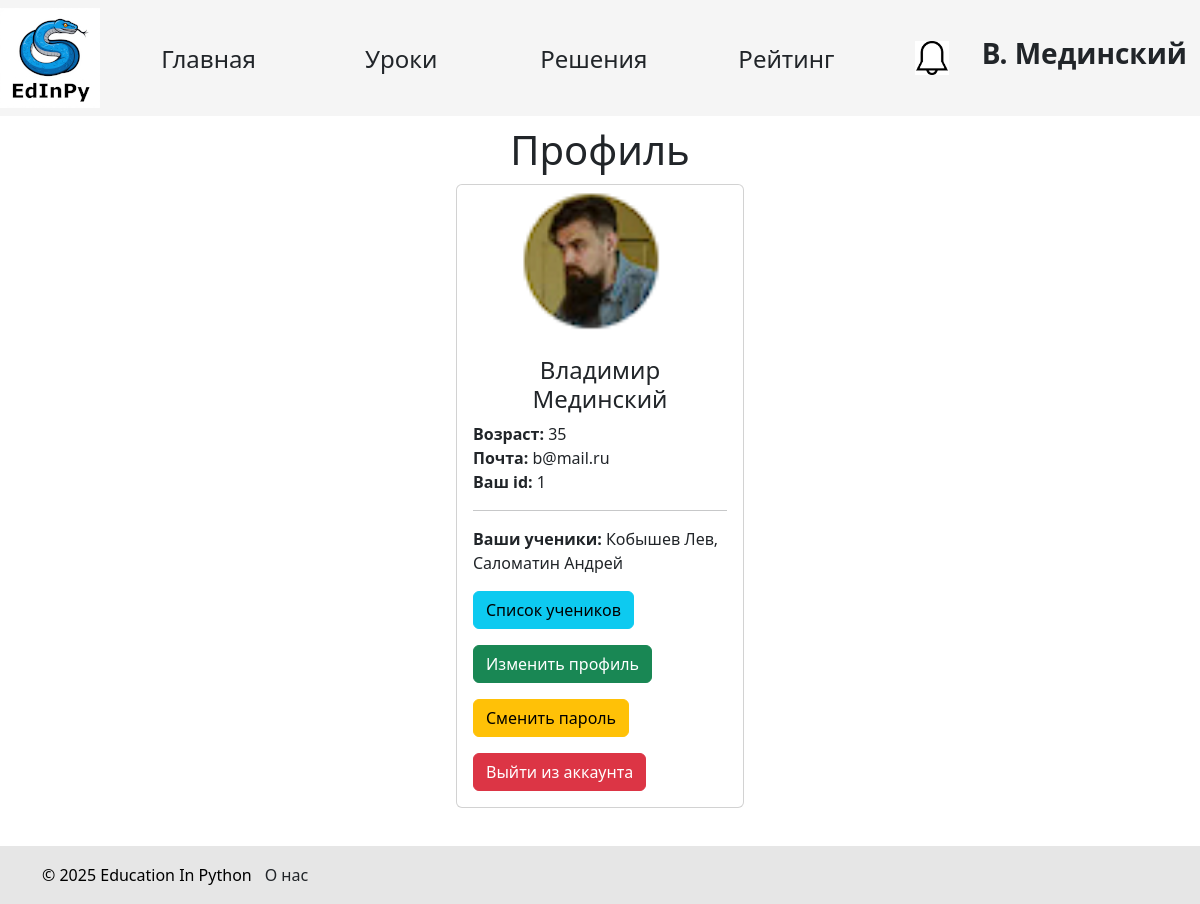
The app's page /profile (signed in) with its own data.
### data/teachers.py (models this page shows, shortened)
class Teacher(SqlAlchemyBase, UserMixin):
    __tablename__ = 'teachers'
    id = sqlalchemy.Column(sqlalchemy.Integer, primary_key=True, autoincrement=True)
    name = sqlalchemy.Column(sqlalchemy.String, nullable=True)
    surname = sqlalchemy.Column(sqlalchemy.String, nullable=True)
    age = sqlalchemy.Column(sqlalchemy.Integer, nullable=True)
    email = sqlalchemy.Column(sqlalchemy.String, index=True, unique=True, nullable=False)
    students = sqlalchemy.Column(sqlalchemy.String, index=True, unique=True, nullable=False)
    hashed_password = sqlalchemy.Column(sqlalchemy.String, nullable=False)
    image_name = sqlalchemy.Column(sqlalchemy.Text, nullable=True, unique=True)
    student = orm.relationship("Student")
    def has_notifications(self):
        with create_session() as db_sess:
            result = db_sess.query(TeacherNotification).filter(TeacherNotification.teacher_id == current_user.id,
                                                               TeacherNotification.is_read == False).first()
            return result is not None

### data/students.py (models this page shows, shortened)
class Student(SqlAlchemyBase, UserMixin):
    __tablename__ = 'students'
    id = sqlalchemy.Column(sqlalchemy.Integer, primary_key=True, autoincrement=True)
    name = sqlalchemy.Column(sqlalchemy.String, nullable=True)
    surname = sqlalchemy.Column(sqlalchemy.String, nullable=True)
    age = sqlalchemy.Column(sqlalchemy.Integer, nullable=True)
    email = sqlalchemy.Column(sqlalchemy.String, index=True, unique=True, nullable=False)
    hashed_password = sqlalchemy.Column(sqlalchemy.String, nullable=False)
    completed_tasks = sqlalchemy.Column(sqlalchemy.Integer, default=0)
    teacher_id = sqlalchemy.Column(sqlalchemy.Integer, sqlalchemy.ForeignKey("teachers.id"))
    teacher = orm.relationship('Teacher', back_populates='student')
    task = orm.relationship('Solution', back_populates='student')
    image_name = sqlalchemy.Column(sqlalchemy.Text, nullable=True, unique=True)
    def __repr__(self):
        return '{surname} {name}'.format(surname=self.surname, name=self.name)

### main.py (the view)
@app.route('/profile')
@login_required
def profile():
    if current_user.__class__ == Teacher:  # если авторизован учитель => получаем id его учеников и находим их
        with db_session.create_session() as db_sess:
            students = db_sess.query(Student).filter(Student.id.in_(str(current_user.students).split())).all()
        return render_template('profile.html', user=current_user, students=students)
    elif current_user.__class__ == Student:
        with db_session.create_session() as db_sess:
            teacher = db_sess.query(Teacher).filter(Teacher.id == current_user.teacher_id).first()
        return render_template('profile.html', user=current_user, teacher=teacher)
    return render_template('profile.html', user=current_user)

### data/db_session.py (called while the page is built)
def create_session() -> Session:
    global __factory
    return __factory()

### main.py (called while the page is built)
@login_manager.user_loader
def load_user(id):
    try:
        id, cl = id.split("|")
        if cl not in USER_CLASSES:
            raise Exception
        with db_session.create_session() as db_sess:
            return Session.get(entity=USER_CLASSES[cl], ident=id, self=db_sess)  # создание сессии
    except Exception:
        return None

### templates/profile.html (shortened to what this page needs)
{% extends "base.html" %} {% block content %}
<h1 class="profile_title">Профиль</h1>
<div class="card">
  {% if current_user.image_name %}
  <div class="profile_image">
    <img
      src="{{url_for('static', filename='upload/'+current_user.image_name)}}"
      width="50%"
      height="auto"
      alt="Не удалось получить изображение"
      style="margin: 0rem 4rem"
    />
  </div>
  {% endif %}
  <div class="card-body">
    <div class="card-title">
      <h4>{{ current_user.name }} {{ current_user.surname }}</h4>
    </div>
    <div class="profile_old">
      <p class="card-text"><b>Возраст:</b> {{ current_user.age }}</p>
    </div>
    <div class="profile_mail">
      <p class="card-text"><b>Почта:</b> {{ current_user.email }}</p>
    </div>
    <div class="profile_id">
      <p class="card-text"><b>Ваш id:</b> {{ current_user.id }}</p>
    </div>
    <hr />
    {% if current_user.__class__.__name__ == 'Student' %}
    <div class="profile_ratin">
      <p class="card-text">
        <b>Рейтинг:</b> {{ current_user.completed_tasks }}
      </p>
    </div>
    <div class="profile_student's_teacher">
      <p class="card-text">
        <b>Твой учитель:</b> {{ teacher.name }} {{ teacher.surname }}
      </p>
    </div>
    {% elif current_user.__class__.__name__ == 'Teacher' %}
    <div class="profile_teacher's_students">
      <p class="card-text"><b>Ваши ученики:</b> {{ students|join(", ") }}</p>
      <a
        type="button"
        class="btn btn-info"
        style="margin-bottom: 1em"
        href="/change_students"
        >Список учеников</a
      >
    </div>
    {% elif current_user.__class__.__name__ == 'Admin' %}
    <div class="profile_codes_access">
      <a type="button" class="btn btn-info" href="/codes">Коды доступа</a>
    </div>
    {% endif %}
    <div class="profile_buttons">
      <a type="button" class="btn btn-success" href="/profile/edit"
        >Изменить профиль</a
      >
      <a type="button" class="btn btn-warning" href="/change_password"
        >Сменить пароль</a
      >
      <a type="button" class="btn btn-danger" href="/logout"
        >Выйти из аккаунта</a
      >
    </div>
  </div>
</div>
{% endblock %}

### templates/base.html (shortened to what this page needs)
<!DOCTYPE html>
<html lang="ru">
  <head>
    <link
      href="https://cdn.jsdelivr.net/npm/bootstrap@5.3.3/dist/css/bootstrap.min.css"
      rel="stylesheet"
    />
    <link rel="stylesheet" href="../static/css/style.css" />
    <link rel="stylesheet" href="../static/css/base.css" />
  </head>
  <body>
    <header>
      <nav class="navbar navbar-light">
        <div class="logo">
          <a href="/">
            <img src="{{url_for('static', filename='edinpy.png')}}" />
          </a>
        </div>
        <div class="nav_buttons">
          <a href="/" type="button" class="btn main_page">Главная</a>
          <a href="/lessons" type="button" class="btn lessons">Уроки</a>
          {% if current_user.is_authenticated and
          current_user.__class__.__name__ == 'Teacher' %}
          <a href="/check_solutions" type="button" class="btn solutions"
            >Решения</a
          >
          {% endif %}
          <a href="/rating" type="button" class="btn rating">Рейтинг</a>
        </div>
        <div class="account">
          <div class="notifications">
            {% if current_user.is_authenticated %} {% if
            current_user.__class__.__name__ in ['Student', 'Teacher'] and
            current_user.has_notifications() %}
            <a href="/notifications">
              <img src="{{ url_for('static', filename='bell_black.png') }}" />
            </a>
            {% else %}
            <a href="/notifications"
              ><img src="{{ url_for('static', filename='bell_white.png') }}"
            /></a>
            {% endif %}
          </div>
          <div class="profile">
            <div class="profile_user">
              <a href="/profile" class="btn"
                ><h3>
                  <b>{{ current_user.name[0] }}. {{ current_user.surname }}</b>
                </h3></a
              >
            </div>
          {% endif %}
        </div>
      </nav>
    </header>
    <main role="main" class="container">{% block content %}{% endblock %}</main>
    <br /><br /><br /><br />
    <div id="footer">
      <div class="container ms-auto">
        <p>&copy; 2025 Education In Python</p>
        <a href="/about_us" class="btn about_us">О нас</a>
      </div>
    </div>
  </body>
</html>

### static/css/style.css (style rules this page uses)
h1 { text-align: center; margin: 10px auto; }

### static/css/base.css (style rules this page uses)
nav { background-color: rgb(245, 245, 245); }
.logo { align-self: flex-start; background-color: rgb(245, 245, 245); }
div.nav_buttons { flex-grow: 1; display: flex; justify-content: space-evenly; flex-wrap: wrap; }
nav > div.nav_buttons a.main_page, nav > div.nav_buttons a.lessons, nav > div.nav_buttons a.solutions, nav > div.nav_buttons a.rating { width: 7em; height: 2em; font-size: 150%; }
div.notifications { width: 33.75px; align-self: center; margin: 0 20px; }
div.notifications img { width: 100%; background-color: rgb(245, 245, 245); }
.account { display: flex; }
#footer { position: fixed; left: 0; bottom: 0; padding: 10px; background: rgb(230, 230, 230); color: black; width: 100%; }
#footer .container { display: flex; flex-direction: row; justify-content: start; }
#footer .container p { margin: 0; align-self: center; }

### templates/profile.html (style rules this page uses)
.card { margin: 0px auto; width: 18rem; }
.card-title { text-align: center; }

### records on screen
Teacher: name "В", surname "Мединский", image_name (picture), name "Владимир", age "35", email "b@mail.ru", id "1"
Student: surname+name "Кобышев Лев, Саломатин Андрей"
